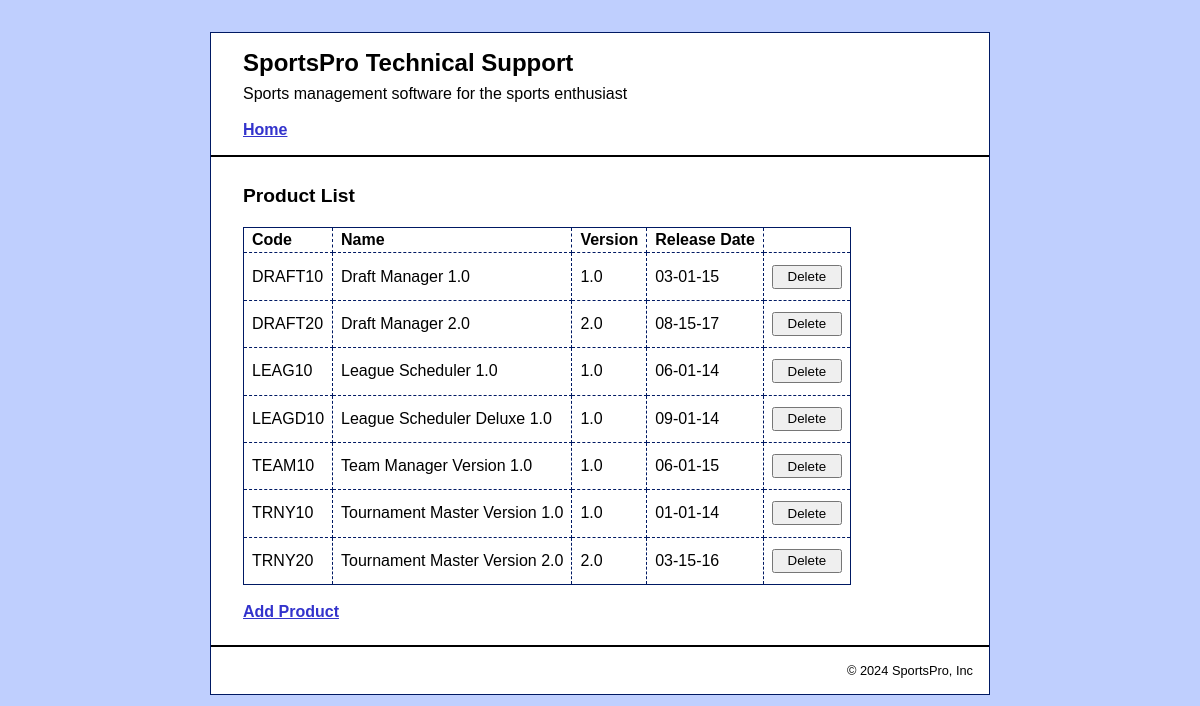
The app's page /products/product_manager.php with its own data.
### tables this page shows
CREATE TABLE products (
    productCode varchar(10) NOT NULL,
    name varchar(50) NOT NULL,
    version decimal(18, 1) NOT NULL,
    releaseDate datetime NOT NULL,
    PRIMARY KEY (productCode)
);

### products/product_manager.php (the view, shortened to what this page needs)
<?php
require_once '../database.php';
$query = "SELECT *, DATE_FORMAT(releaseDate, '%m-%d-%y') AS releaseDate FROM products";
$statement = $db->prepare($query);
$statement->execute();
$products = $statement->fetchAll();
?>
<!doctype html>
<html lang="en">
<body>
<?php include_once '../view/header.php' ?>
<section>
    <h2>Product List</h2>
    <table>
        <tr>
            <th>Code</th>
            <th>Name</th>
            <th>Version</th>
            <th>Release Date</th>
            <th></th>
        </tr>
        <?php foreach ($products as $product) : ?>
            <tr>
                <td><?php echo $product['productCode']; ?></td>
                <td><?php echo $product['name']; ?></td>
                <td><?php echo $product['version']; ?></td>
                <td><?php echo $product['releaseDate']; ?></td>
                <td>
                    <form action="db_delete_product.php" method="post">
                        <input type="submit" value="Delete">
                    </form>
                </td>
            </tr>
        <?php endforeach; ?>
    </table>
    <br>
    <a href="add_product.php">Add Product</a>
</section>
<?php include_once '../view/footer.php' ?>
</body>
</html>

### view/header.php
<header>
    <h1>SportsPro Technical Support</h1>
    <p>Sports management software for the sports enthusiast</p>
    <br>
    <a href="../index.php">Home</a>
</header>

### view/footer.php
<footer>
    <p>&copy; 2024 SportsPro, Inc</p>
</footer>

### main.css (style rules this page uses)
* { box-sizing: border-box; }
html { background-color: #BFCFFE; }
body { font-family: Arial, Helvetica, sans-serif; width: 780px; margin: 2rem auto auto; background-color: white; border: 1px solid #001963; height: fit-content; }
header { margin: 0; border-bottom: 2px solid black; padding: 1rem 2rem; }
header h1 { color: black; margin: 0; padding: 0; }
header p { margin: 0; padding: .5rem 0 0 0; }
section { margin: 1.5rem 0; padding-left: 2rem; }
footer { clear: both; margin-top: 1rem; padding-right: 1rem; border-top: 2px solid black; }
footer p { text-align: right; font-size: 80%; margin: 1rem 0; }
h1 { font-size: 150%; margin: 0; padding: .5rem 0 .25rem; }
h2 { font-size: 120%; margin: 0; padding: .25rem 0 .25rem; }
h1, h2 { color: black; }
p { margin: .5rem 0 .5rem 0; padding: 0; }
a { color: #3333CC; font-weight: bold; }
table { border: 1px solid #001963; border-collapse: collapse; margin-top: 1rem; }
td, th { border: 1px dashed #001963; padding: .2rem .5rem .2rem .5rem; text-align: left; }
form { margin: 0.5rem 0; display: flex; flex-direction: column; gap: 0.75rem; }
td > form > input[type='submit'] { height: 1.5rem; width: 70px; }

### records on screen
products: productCode "DRAFT10", name "Draft Manager 1.0", version "1.0", releaseDate "03-01-15"
products: productCode "DRAFT20", name "Draft Manager 2.0", version "2.0", releaseDate "08-15-17"
products: productCode "LEAG10", name "League Scheduler 1.0", version "1.0", releaseDate "06-01-14"
products: productCode "LEAGD10", name "League Scheduler Deluxe 1.0", version "1.0", releaseDate "09-01-14"
products: productCode "TEAM10", name "Team Manager Version 1.0", version "1.0", releaseDate "06-01-15"
products: productCode "TRNY10", name "Tournament Master Version 1.0", version "1.0", releaseDate "01-01-14"
products: productCode "TRNY20", name "Tournament Master Version 2.0", version "2.0", releaseDate "03-15-16"
